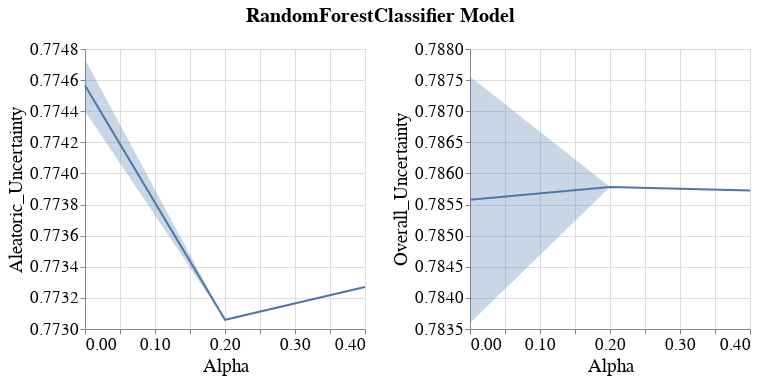

Write notebook code for a chart like this one.
### Code cell
visualizer.create_subgroup_metrics_line_band_plot(model_name=MODEL_NAMES[0],
                                                  subgroup_metrics=['Aleatoric_Uncertainty', 'Overall_Uncertainty'])

### Figure 1 — Vega-Lite specification as saved in the notebook (floating-point values rounded to 4 significant figures)
{"config": {"view": {"continuousWidth": 400, "continuousHeight": 300}, "axis": {"labelFontSize": 17, "labelFontWeight": "normal", "titleFontSize": 19, "titleFontWeight": "normal"}, "legend": {"labelFontSize": 17, "symbolStrokeWidth": 10, "titleFontSize": 19}, "title": {"fontSize": 17}}, "vconcat": [{"hconcat": [{"layer": [{"mark": {"type": "errorband", "extent": "ci"}, "encoding": {"x": {"field": "Intervention_Param", "title": "Alpha", "type": "quantitative"}, "y": {"field": "Metric_Value", "scale": {"zero": false}, "title": "Aleatoric_Uncertainty", "type": "quantitative"}}}, {"mark": "line", "encoding": {"x": {"field": "Intervention_Param", "title": "Alpha", "type": "quantitative"}, "y": {"aggregate": "mean", "field": "Metric_Value", "scale": {"zero": false}, "title": "Aleatoric_Uncertainty", "type": "quantitative"}}}], "height": 280, "width": 280}, {"layer": [{"mark": {"type": "errorband", "extent": "ci"}, "encoding": {"x": {"field": "Intervention_Param", "title": "Alpha", "type": "quantitative"}, "y": {"field": "Metric_Value", "scale": {"zero": false}, "title": "Overall_Uncertainty", "type": "quantitative"}}}, {"mark": "line", "encoding": {"x": {"field": "Intervention_Param", "title": "Alpha", "type": "quantitative"}, "y": {"aggregate": "mean", "field": "Metric_Value", "scale": {"zero": false}, "title": "Overall_Uncertainty", "type": "quantitative"}}}], "data": {"name": "data-426673f812929e6dae6ba804c709938e"}, "height": 280, "width": 280}]}], "data": {"name": "data-68852f859f5b11fe3118b49813e52bc2"}, "title": {"text": "RandomForestClassifier Model", "anchor": "middle", "dy": -10, "fontSize": 20}, "$schema": "https://vega.github.io/schema/vega-lite/v4.17.0.json", "datasets": {"data-68852f859f5b11fe3118b49813e52bc2": [{"Metric": "Aleatoric_Uncertainty", "Bootstrap_Model_Seed": 101, "Model_Name": "RandomForestClassifier", "Model_Params": "{'bootstrap': True, 'ccp_alpha': 0.0, 'class_weight': None, 'criterion': 'gini', 'max_depth': None, 'max_features': 'sqrt', 'max_leaf_nodes': None, 'max_samples': None, 'min_impurity_decrease': 0.0, 'min_samples_leaf': 1, 'min_samples_split': 2, 'min_weight_fraction_leaf': 0.0, 'n_estimators': 100, 'n_jobs': None, 'oob_score': False, 'random_state': 101, 'verbose': 0, 'warm_start': False}", "Run_Number": "Run_1", "Dataset_Name": "Diabetes", "Num_Estimators": 20, "Tag": "OK", "Record_Create_Date_Time": "2023-08-03T22:21:05.906000", "Session_Uuid": "163da20d-0491-493d-b718-b33de7b259fd", "Experiment_Iteration": "Exp_iter_1", "Dataset_Split_Seed": 100, "Model_Init_Seed": 100, "Fair_Intervention_Params_Lst": "[0.0, 0.2, 0.4]", "Intervention_Param": 0.0, "Subgroup": "overall", "Metric_Value": 0.7747}, {"Metric": "Aleatoric_Uncertainty", "Bootstrap_Model_Seed": 101, "Model_Name": "RandomForestClassifier", "Model_Params": "{'bootstrap': True, 'ccp_alpha': 0.0, 'class_weight': None, 'criterion': 'gini', 'max_depth': None, 'max_features': 'sqrt', 'max_leaf_nodes': None, 'max_samples': None, 'min_impurity_decrease': 0.0, 'min_samples_leaf': 1, 'min_samples_split': 2, 'min_weight_fraction_leaf': 0.0, 'n_estimators': 200, 'n_jobs': None, 'oob_score': False, 'random_state': 101, 'verbose': 0, 'warm_start': False}", "Run_Number": "Run_1", "Dataset_Name": "Diabetes", "Num_Estimators": 20, "Tag": "OK", "Record_Create_Date_Time": "2023-08-03T22:18:02.608000", "Session_Uuid": "163da20d-0491-493d-b718-b33de7b259fd", "Experiment_Iteration": "Exp_iter_1", "Dataset_Split_Seed": 100, "Model_Init_Seed": 100, "Fair_Intervention_Params_Lst": "[0.0, 0.2, 0.4]", "Intervention_Param": 0.0, "Subgroup": "overall", "Metric_Value": 0.7744}, {"Metric": "Aleatoric_Uncertainty", "Bootstrap_Model_Seed": 101, "Model_Name": "RandomForestClassifier", "Model_Params": "{'bootstrap': True, 'ccp_alpha': 0.0, 'class_weight': None, 'criterion': 'gini', 'max_depth': None, 'max_features': 'sqrt', 'max_leaf_nodes': None, 'max_samples': None, 'min_impurity_decrease': 0.0, 'min_samples_leaf': 1, 'min_samples_split': 2, 'min_weight_fraction_leaf': 0.0, 'n_estimators': 100, 'n_jobs': None, 'oob_score': False, 'random_state': 101, 'verbose': 0, 'warm_start': False}", "Run_Number": "Run_1", "Dataset_Name": "Diabetes", "Num_Estimators": 20, "Tag": "OK", "Record_Create_Date_Time": "2023-08-03T22:22:48.037000", "Session_Uuid": "163da20d-0491-493d-b718-b33de7b259fd", "Experiment_Iteration": "Exp_iter_1", "Dataset_Split_Seed": 100, "Model_Init_Seed": 100, "Fair_Intervention_Params_Lst": "[0.0, 0.2, 0.4]", "Intervention_Param": 0.2, "Subgroup": "overall", "Metric_Value": 0.7731}, {"Metric": "Aleatoric_Uncertainty", "Bootstrap_Model_Seed": 101, "Model_Name": "RandomForestClassifier", "Model_Params": "{'bootstrap': True, 'ccp_alpha': 0.0, 'class_weight': None, 'criterion': 'gini', 'max_depth': None, 'max_features': 'sqrt', 'max_leaf_nodes': None, 'max_samples': None, 'min_impurity_decrease': 0.0, 'min_samples_leaf': 1, 'min_samples_split': 2, 'min_weight_fraction_leaf': 0.0, 'n_estimators': 100, 'n_jobs': None, 'oob_score': False, 'random_state': 101, 'verbose': 0, 'warm_start': False}", "Run_Number": "Run_1", "Dataset_Name": "Diabetes", "Num_Estimators": 20, "Tag": "OK", "Record_Create_Date_Time": "2023-08-03T22:24:37.560000", "Session_Uuid": "163da20d-0491-493d-b718-b33de7b259fd", "Experiment_Iteration": "Exp_iter_1", "Dataset_Split_Seed": 100, "Model_Init_Seed": 100, "Fair_Intervention_Params_Lst": "[0.0, 0.2, 0.4]", "Intervention_Param": 0.4, "Subgroup": "overall", "Metric_Value": 0.7733}], "data-426673f812929e6dae6ba804c709938e": [{"Metric": "Overall_Uncertainty", "Bootstrap_Model_Seed": 101, "Model_Name": "RandomForestClassifier", "Model_Params": "{'bootstrap': True, 'ccp_alpha': 0.0, 'class_weight': None, 'criterion': 'gini', 'max_depth': None, 'max_features': 'sqrt', 'max_leaf_nodes': None, 'max_samples': None, 'min_impurity_decrease': 0.0, 'min_samples_leaf': 1, 'min_samples_split': 2, 'min_weight_fraction_leaf': 0.0, 'n_estimators': 100, 'n_jobs': None, 'oob_score': False, 'random_state': 101, 'verbose': 0, 'warm_start': False}", "Run_Number": "Run_1", "Dataset_Name": "Diabetes", "Num_Estimators": 20, "Tag": "OK", "Record_Create_Date_Time": "2023-08-03T22:21:05.906000", "Session_Uuid": "163da20d-0491-493d-b718-b33de7b259fd", "Experiment_Iteration": "Exp_iter_1", "Dataset_Split_Seed": 100, "Model_Init_Seed": 100, "Fair_Intervention_Params_Lst": "[0.0, 0.2, 0.4]", "Intervention_Param": 0.0, "Subgroup": "overall", "Metric_Value": 0.7876}, {"Metric": "Overall_Uncertainty", "Bootstrap_Model_Seed": 101, "Model_Name": "RandomForestClassifier", "Model_Params": "{'bootstrap': True, 'ccp_alpha': 0.0, 'class_weight': None, 'criterion': 'gini', 'max_depth': None, 'max_features': 'sqrt', 'max_leaf_nodes': None, 'max_samples': None, 'min_impurity_decrease': 0.0, 'min_samples_leaf': 1, 'min_samples_split': 2, 'min_weight_fraction_leaf': 0.0, 'n_estimators': 200, 'n_jobs': None, 'oob_score': False, 'random_state': 101, 'verbose': 0, 'warm_start': False}", "Run_Number": "Run_1", "Dataset_Name": "Diabetes", "Num_Estimators": 20, "Tag": "OK", "Record_Create_Date_Time": "2023-08-03T22:18:02.608000", "Session_Uuid": "163da20d-0491-493d-b718-b33de7b259fd", "Experiment_Iteration": "Exp_iter_1", "Dataset_Split_Seed": 100, "Model_Init_Seed": 100, "Fair_Intervention_Params_Lst": "[0.0, 0.2, 0.4]", "Intervention_Param": 0.0, "Subgroup": "overall", "Metric_Value": 0.7836}, {"Metric": "Overall_Uncertainty", "Bootstrap_Model_Seed": 101, "Model_Name": "RandomForestClassifier", "Model_Params": "{'bootstrap': True, 'ccp_alpha': 0.0, 'class_weight': None, 'criterion': 'gini', 'max_depth': None, 'max_features': 'sqrt', 'max_leaf_nodes': None, 'max_samples': None, 'min_impurity_decrease': 0.0, 'min_samples_leaf': 1, 'min_samples_split': 2, 'min_weight_fraction_leaf': 0.0, 'n_estimators': 100, 'n_jobs': None, 'oob_score': False, 'random_state': 101, 'verbose': 0, 'warm_start': False}", "Run_Number": "Run_1", "Dataset_Name": "Diabetes", "Num_Estimators": 20, "Tag": "OK", "Record_Create_Date_Time": "2023-08-03T22:22:48.037000", "Session_Uuid": "163da20d-0491-493d-b718-b33de7b259fd", "Experiment_Iteration": "Exp_iter_1", "Dataset_Split_Seed": 100, "Model_Init_Seed": 100, "Fair_Intervention_Params_Lst": "[0.0, 0.2, 0.4]", "Intervention_Param": 0.2, "Subgroup": "overall", "Metric_Value": 0.7858}, {"Metric": "Overall_Uncertainty", "Bootstrap_Model_Seed": 101, "Model_Name": "RandomForestClassifier", "Model_Params": "{'bootstrap': True, 'ccp_alpha': 0.0, 'class_weight': None, 'criterion': 'gini', 'max_depth': None, 'max_features': 'sqrt', 'max_leaf_nodes': None, 'max_samples': None, 'min_impurity_decrease': 0.0, 'min_samples_leaf': 1, 'min_samples_split': 2, 'min_weight_fraction_leaf': 0.0, 'n_estimators': 100, 'n_jobs': None, 'oob_score': False, 'random_state': 101, 'verbose': 0, 'warm_start': False}", "Run_Number": "Run_1", "Dataset_Name": "Diabetes", "Num_Estimators": 20, "Tag": "OK", "Record_Create_Date_Time": "2023-08-03T22:24:37.560000", "Session_Uuid": "163da20d-0491-493d-b718-b33de7b259fd", "Experiment_Iteration": "Exp_iter_1", "Dataset_Split_Seed": 100, "Model_Init_Seed": 100, "Fair_Intervention_Params_Lst": "[0.0, 0.2, 0.4]", "Intervention_Param": 0.4, "Subgroup": "overall", "Metric_Value": 0.7857}]}}
